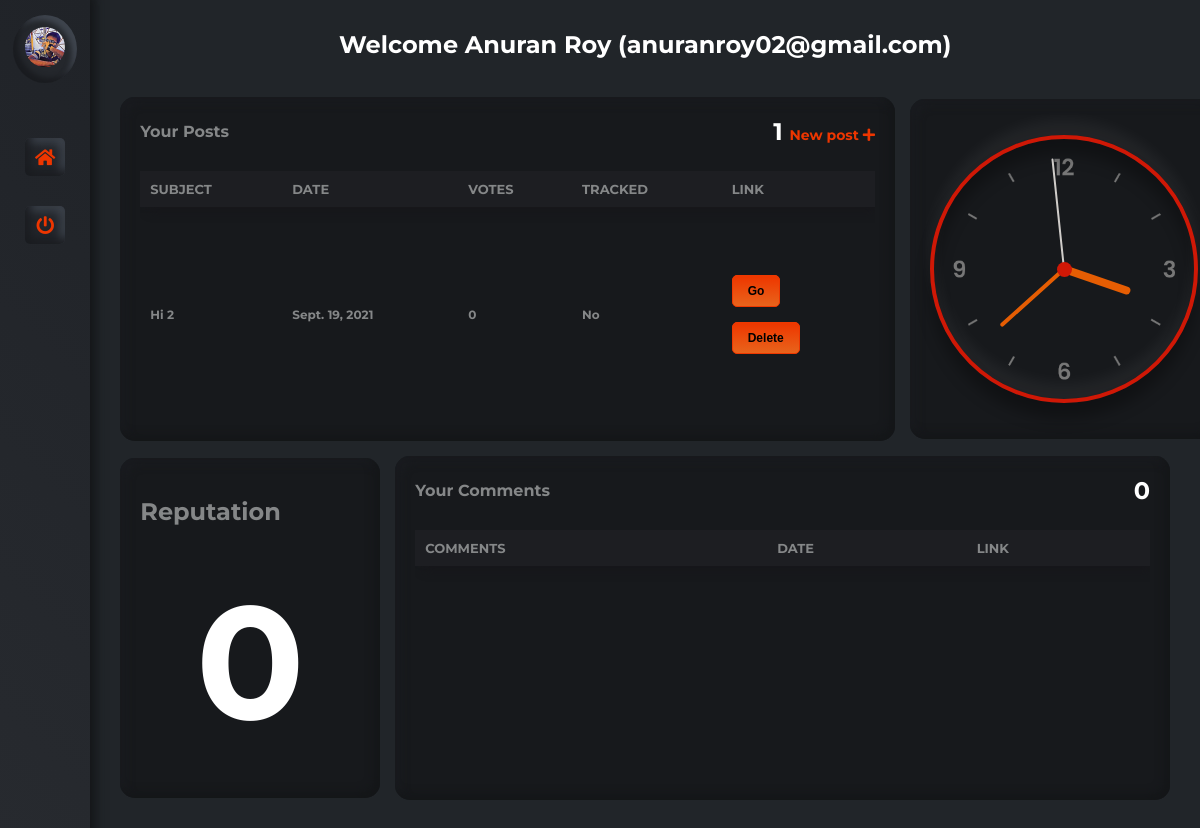
Page /forum/dashboard/ (signed in) on the committed database.
### forum/models.py (models this page shows, shortened)
class Issue(models.Model):
    sno = models.AutoField(primary_key=True)
    user = models.ForeignKey(User, on_delete=models.CASCADE)
    subject = models.CharField(max_length=100, default="(Not available)")
    summary = models.TextField(max_length=200, default="(Not available)")
    description = models.TextField(max_length=750, default="(Not available)")
    image = models.ImageField(upload_to='forum/images/', blank=True)
    tracked = models.BooleanField(choices=((True, 'Yes'), (False, 'No')), default=False)
    status = models.TextField(max_length=300, default="")
    date = models.DateField(auto_now_add=True)
    author = models.CharField(max_length=50, default="Anonymous")
    slug = models.SlugField(unique=True, max_length=100)
    votes = models.IntegerField(default=0)
    tvotes = models.IntegerField(default=0)
    tags = models.JSONField(default=dict)
    class Meta:
        ordering = ['tvotes', '-votes', '-date']

### forum/views.py (the view, shortened to what this page needs)
# urls.py: path('dashboard/', views.dashboard, name="Dashboard"),
def dashboard(request):
    if request.user.is_authenticated:
        activity = list(Issue.objects.filter(user=request.user))
        data = User.objects.filter(username = request.user.username)
        profile = UserProfile.objects.filter(username = request.user.username).first()
        if request.user.is_superuser:
            return redirect("/admin/")
        isTeacher = False
        if(profile == None):
            profile = TeacherProfile.objects.filter(username = request.user.username).first()
            isTeacher = True
        params = dict(data.values()[0])
        params["activity"] = activity
        params["rollno"] = profile.__dict__["rollno"] if not request.user.is_superuser else "NA"
        params["reputation"] = profile.__dict__["reputation"] if not request.user.is_superuser else "Inf"
        params["profilepic"] = profile.__dict__["profilepic"] if not request.user.is_superuser else ''
        if isTeacher:
            params["tags"] = profile.__dict__["tags"]
        comments_activity = list(Comment.objects.filter(username=request.user.username))
        params["comments"] = comments_activity
        if isTeacher:
            return render(request, 'forum/staff/dashboard.html', params)
        else:
            return render(request, 'forum/student/dashboard.html', params)
    else:
        return redirect('/forum/login')

### forum/templates/forum/student/dashboard.html (shortened to what this page needs)
{% load static %}
<!DOCTYPE html>
<html lang="en">
  <head>
    <link
      rel="stylesheet"
      href="https://cdnjs.cloudflare.com/ajax/libs/font-awesome/5.15.1/css/all.min.css"
    />
    <link rel="stylesheet" href="{% static 'forum/dashboard/styles.css' %}" />
  </head>
  <body>
    <div id="wrapper">
      <div id="sidebar-wrapper">
        <div class="avatar" style="margin: 0px;">
          <a href="#" data-toggle="tooltip" data-placement="right" title="Username: {{ username }}, Name: {{ first_name }} {{ last_name }}">
            {% if profilepic == '' %}
              <i class="fas fa-user"></i>
            {% else %}
              <img src="/media/{{ profilepic }}" style="border-radius: 100%; height: 40px; width: 40px; padding: 0px;"></img>
            {% endif %}
          </a>
        </div>
        <ul>
          <li class="active_link">
            <a href="/forum/"><i class="fas fa-home"></i></a>
          </li>
          <li class="active_link">
            <a data-toggle="tooltip" data-placement="right" title="Logout" href="/forum/logout"><i class="fas fa-power-off"></i></a>
          </li>
        </ul>
      </div>
      <div id="page-content-wrapper">
        <p class="row my-4">
        <center><h2 style="color: white;">Welcome {{ first_name }} {{ last_name }} ({{ username }})</h2></center>
        <br>
        <br>
        </p>
        <div class="row">
          <div class="card card1">
            <div class="card1_title_wrapper">
              <h1 class="car1_title">Your Posts</h1>
              <p class="car1_text">
                {{ activity|length }}
                <a href="/forum/newpost/" style="text-decoration: none;"><span class="card1_span"
                  >New post <i class="fas fa-plus"></i
                ></span></a>
              </p>
            </div>
            <div class="card1_table_wrapper card_scroll">
              <table class="card1_table card_scroll" id="PostsTable">
                <thead class="card1_table_head">
                  <tr>
                    <th onclick="sortTable(0,'PostsTable')">Subject</th>
                    <th onclick="sortTable(1,'PostsTable')">Date</th>
                    <th onclick="sortTable(2,'PostsTable')">Votes</th>
                    <th onclick="sortTable(3,'PostsTable')">Tracked</th>
                    <th onclick="sortTable(4,'PostsTable')">Link</th>
                  </tr>
                </thead>
                <tbody class="card1_table_tbody">
                  {% for i in activity %}
                    <tr>
                      <td>{{ i.subject }}</td>
                      <td>{{ i.date }}</td>
                      <td>{{ i.votes }}</td>
                      <td>{{ i.tracked|yesno:"Yes,No" }}</td>
                      <td>
                        <a href="/forum/post/{{ i.slug }}" target="_blank"><button class="btn btn-primary">Go</button></a>
                        <br><br>
                        <form method="POST" action="/forum/deletepost/post" class="my-2">
                          <input type="submit" value="Delete" class="btn btn-primary">
                      </form>
                      </td>
                    </tr>
                  {% endfor %}
                </tbody>
              </table>
            </div>
          </div>
          <div class="card card2">
            <div class="clock" onclick="changeClock()">
              <div class="hour_wrapper">
                <div class="hour" id="hr"></div>
              </div>
              <div class="minute_wrapper">
                <div class="minute" id="mn"></div>
              </div>
              <div class="second_wrapper">
                <div class="second" id="sc"></div>
              </div>
            </div>
          </div>
        </div>
        <div class="row row2">
          <div class="card card3">
            <h2>Reputation</h2>
            <center><p class="car1_text reputation_text">{{reputation}}</p></center>
          </div>
          <div class="card card4">
            <div class="card1_title_wrapper">
              <h1 class="car1_title">Your Comments</h1>
              <p class="car1_text">
                {{ comments|length }}
              </p>
            </div>
            <div class="card1_table_wrapper card_scroll">
              <table class="card1_table card_scroll" id="CommentsTable">
                <thead class="card1_table_head">
                  <tr>
                    <th onclick="sortTable(0,'CommentsTable')">Comments</th>
                    <th onclick="sortTable(1,'CommentsTable')">Date</th>
                    <th onclick="sortTable(2,'CommentsTable')">Link</th>
                  </tr>
                </thead>
                <tbody class="card1_table_tbody card_scroll">
                </tbody>
                </div>
            </div>
          </div>
        </div>
      </div>
  </body>
</html>

### forum/static/forum/dashboard/styles.css (style rules this page uses)
* { margin: 0; }
body { box-sizing: border-box; font-family: "Montserrat", sans-serif; }
#wrapper { overflow-x: hidden; display: flex; background-color: #212529; }
#sidebar-wrapper { min-height: 100vh; -webkit-transition: margin 0.25s ease-out; -moz-transition: margin 0.25s ease-out; -o-transition: margin 0.25s ease-out; transition: margin 0.25s ease-out; background: linear-gradient(45deg, #272a2f, #202328); box-shadow: 5px -5px 10px #131517, -5px 5px 10px #353941; }
#sidebar-wrapper .avatar { display: flex; justify-content: center; align-items: center; padding: 15px 0; }
#sidebar-wrapper .avatar a { padding: 12px; border-radius: 50%; background: #24272c; box-shadow: inset 5px -5px 5px #1a1c20, inset -5px 5px 5px #3e444d; }
#sidebar-wrapper ul { list-style-type: none; padding: 30px 0; }
#sidebar-wrapper ul li { padding: 10px 25px; margin-bottom: 10px; }
#sidebar-wrapper ul li a { display: flex; justify-content: center; align-items: center; text-decoration: none; padding: 10px; color: #858788; border-radius: 5px; box-shadow: inset 5px -5px 10px #1a1c20, inset -5px 5px 10px #3e444d; }
#sidebar-wrapper ul li a i { font-size: 18px; }
.active_link a { color: #ee3600 !important; }
#page-content-wrapper { min-width: 0; width: 100%; padding: 30px; }
.row { display: flex; align-items: center; }
.card { flex-wrap: wrap; color: #858788; padding: 20px; min-height: 300px; border-radius: 15px; background: #17191c; box-shadow: inset -5px -5px 10px #141618, inset 5px 5px 10px #1a1c20; }
.card1 { min-width: 70%; margin-right: 15px; }
.card1_title_wrapper { display: flex; justify-content: space-between; align-items: center; }
.car1_title { font-size: 16px; font-weight: bold; }
.car1_text { color: #ffffff; font-weight: bold; font-size: 24px; }
.card1_span { color: #ee3600; font-size: 14px; }
.card1_table_wrapper { margin-top: 25px; }
.card1_table { width: 100%; border-collapse: collapse; }
.card1_table_head { text-align: left; border-radius: 10px; background: #1d1e22; box-shadow: 5px 5px 10px #17171b, -5px -5px 10px #232529; }
.card1_table_head tr th { padding: 10px; font-size: 13px; text-transform: uppercase; font-weight: bold; }
.card1_table_tbody tr td { padding: 18px 10px; font-size: 12px; font-weight: bold; }
.card2 { flex: 1; display: flex; justify-content: center; align-items: center; position: relative; }
.card_scroll { overflow-x: hidden; overflow-y: scroll; height: 250px !important; -ms-overflow-style: none; scrollbar-width: none; }
th { cursor: pointer; }
th, td { text-align: left; padding: 16px; }
.reputation_text { font-size: 10rem; }
.clock { width: 260px; height: 260px; display: flex; justify-content: center; align-items: center; background-size: cover; border: 4px solid #cf1806; border-radius: 50%; box-shadow: 0 -15px 15px rgba(255, 255, 255, 0.05), inset 0 -15px 15px rgba(255, 255, 255, 0.05), 0 15px 15px rgba(0, 0, 0, 0.3), inset 0 15px 15px rgba(0, 0, 0, 0.3); }
.clock:before { content: ""; position: absolute; width: 15px; height: 15px; background: #cf1806; border-radius: 50%; z-index: 9999; }
.clock .hour_wrapper, .clock .minute_wrapper, .clock .second_wrapper { position: absolute; }
.clock .hour_wrapper, .hour { width: 140px; height: 140px; }
.clock .minute_wrapper, .minute { width: 170px; height: 170px; }
.clock .second_wrapper, .second { width: 222px; height: 222px; }
.hour, .minute, .second { display: flex; justify-content: center; position: absolute; border-radius: 50%; }
.hour:before { content: ""; position: absolute; width: 8px; height: 70px; background: #e55d03; z-index: 10; border-radius: 6px 6px 0 0; }
.minute:before { content: ""; position: absolute; width: 4px; height: 90px; background: #e55d03; z-index: 11; border-radius: 6px 6px 0 0; }
.second:before { content: ""; position: absolute; width: 2px; height: 115px; background: #cfccc9; z-index: 12; border-radius: 6px 6px 0 0; }
.btn { border-radius: 5px; display: inline-block; cursor: pointer; font-size: 12px; font-weight: bold; padding: 8px 15px; text-decoration: none; }
.btn-primary { background: linear-gradient(to bottom, #ee3800 5%, #e8641c 100%); background-color: #ee3800; border: 1px solid #ee3800; color: #000000; }
.row2 { margin: 15px 0; }
.card3 { flex: 1; margin-right: 15px; display: flex; flex-direction: column; justify-content: space-around; }
.card4 { min-width: 70%; }

### rows in the picture
Issue: subject "Hi 2", date "Sept. 19, 2021", votes "0", tracked "No"

### other values in the picture
{{ first_name }} "Anuran"
{{ last_name }} "Roy"
{{ username }} "anuranroy02@gmail.com"
{{ activity|length }} "1"
{{ reputation }} "0"
{{ comments|length }} "0"
